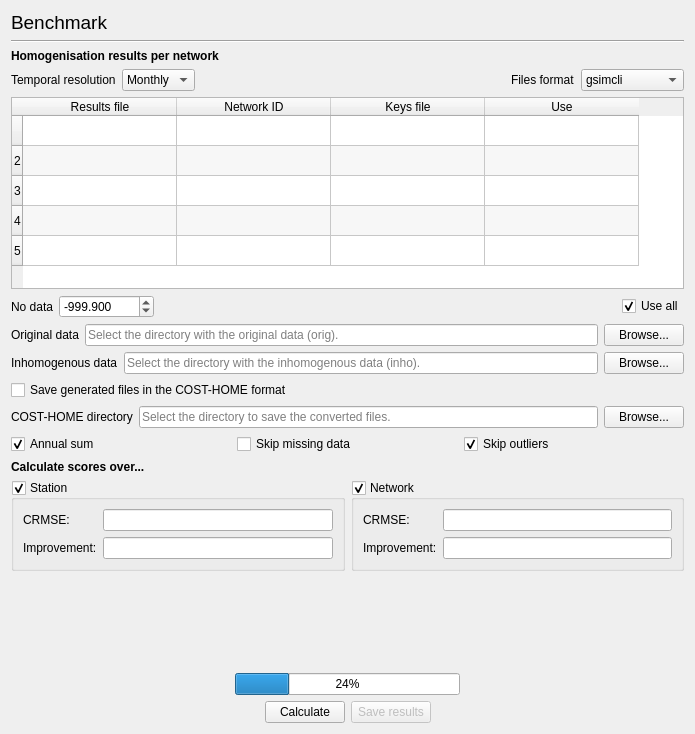
<?xml version="1.0" encoding="UTF-8"?>
<ui version="4.0">
 <author>Júlio Caineta</author>
 <class>ToolsBenchmark</class>
 <widget class="QWidget" name="ToolsBenchmark">
  <property name="geometry">
   <rect>
    <x>0</x>
    <y>0</y>
    <width>695</width>
    <height>734</height>
   </rect>
  </property>
  <property name="windowTitle">
   <string>Tools :: Benchmark</string>
  </property>
  <layout class="QVBoxLayout" name="verticalLayout">
   <item>
    <layout class="QVBoxLayout" name="verticalLayout_30">
     <item>
      <widget class="QLabel" name="label_64">
       <property name="font">
        <font>
         <pointsize>14</pointsize>
         <weight>50</weight>
         <bold>false</bold>
        </font>
       </property>
       <property name="text">
        <string>Benchmark</string>
       </property>
      </widget>
     </item>
     <item>
      <widget class="Line" name="line_11">
       <property name="orientation">
        <enum>Qt::Horizontal</enum>
       </property>
      </widget>
     </item>
    </layout>
   </item>
   <item>
    <widget class="QLabel" name="label_3">
     <property name="font">
      <font>
       <weight>75</weight>
       <bold>true</bold>
      </font>
     </property>
     <property name="text">
      <string>Homogenisation results per network</string>
     </property>
    </widget>
   </item>
   <item>
    <layout class="QHBoxLayout" name="horizontalLayout_2">
     <item>
      <widget class="QLabel" name="labelResolution">
       <property name="toolTip">
        <string>Select the temporal resolution in each file.</string>
       </property>
       <property name="text">
        <string>Temporal resolution</string>
       </property>
      </widget>
     </item>
     <item>
      <widget class="QComboBox" name="comboResolution">
       <property name="currentIndex">
        <number>0</number>
       </property>
       <item>
        <property name="text">
         <string>Monthly</string>
        </property>
       </item>
       <item>
        <property name="text">
         <string>Yearly</string>
        </property>
       </item>
      </widget>
     </item>
     <item>
      <spacer name="horizontalSpacer_3">
       <property name="orientation">
        <enum>Qt::Horizontal</enum>
       </property>
       <property name="sizeHint" stdset="0">
        <size>
         <width>40</width>
         <height>20</height>
        </size>
       </property>
      </spacer>
     </item>
     <item>
      <widget class="QLabel" name="labelFormat">
       <property name="text">
        <string>Files format</string>
       </property>
      </widget>
     </item>
     <item>
      <widget class="QComboBox" name="comboFormat">
       <property name="editable">
        <bool>false</bool>
       </property>
       <property name="currentIndex">
        <number>1</number>
       </property>
       <item>
        <property name="text">
         <string>COST-HOME</string>
        </property>
       </item>
       <item>
        <property name="text">
         <string>gsimcli</string>
        </property>
       </item>
      </widget>
     </item>
    </layout>
   </item>
   <item>
    <widget class="QTableWidget" name="tableResults">
     <property name="contextMenuPolicy">
      <enum>Qt::ActionsContextMenu</enum>
     </property>
     <property name="toolTip">
      <string>Double click a cell in the Results or Keys columns in order to browse a file or directory.</string>
     </property>
     <property name="editTriggers">
      <set>QAbstractItemView::AnyKeyPressed|QAbstractItemView::EditKeyPressed|QAbstractItemView::SelectedClicked</set>
     </property>
     <property name="alternatingRowColors">
      <bool>true</bool>
     </property>
     <property name="gridStyle">
      <enum>Qt::SolidLine</enum>
     </property>
     <property name="rowCount">
      <number>5</number>
     </property>
     <attribute name="horizontalHeaderVisible">
      <bool>true</bool>
     </attribute>
     <attribute name="horizontalHeaderCascadingSectionResizes">
      <bool>true</bool>
     </attribute>
     <attribute name="horizontalHeaderDefaultSectionSize">
      <number>154</number>
     </attribute>
     <attribute name="horizontalHeaderShowSortIndicator" stdset="0">
      <bool>true</bool>
     </attribute>
     <attribute name="horizontalHeaderStretchLastSection">
      <bool>false</bool>
     </attribute>
     <attribute name="verticalHeaderVisible">
      <bool>true</bool>
     </attribute>
     <row>
      <property name="text">
       <string/>
      </property>
     </row>
     <row/>
     <row/>
     <row/>
     <row/>
     <column>
      <property name="text">
       <string>Results file</string>
      </property>
     </column>
     <column>
      <property name="text">
       <string>Network ID</string>
      </property>
     </column>
     <column>
      <property name="text">
       <string>Keys file</string>
      </property>
     </column>
     <column>
      <property name="text">
       <string>Use</string>
      </property>
     </column>
    </widget>
   </item>
   <item>
    <layout class="QHBoxLayout" name="horizontalLayout_28">
     <item>
      <widget class="QLabel" name="labelNoData">
       <property name="text">
        <string>No data</string>
       </property>
      </widget>
     </item>
     <item>
      <widget class="QDoubleSpinBox" name="spinNoData">
       <property name="decimals">
        <number>3</number>
       </property>
       <property name="minimum">
        <double>-1000000000.000000000000000</double>
       </property>
       <property name="maximum">
        <double>1000000000.000000000000000</double>
       </property>
       <property name="value">
        <double>-999.899999999999977</double>
       </property>
      </widget>
     </item>
     <item>
      <spacer name="horizontalSpacer_18">
       <property name="orientation">
        <enum>Qt::Horizontal</enum>
       </property>
       <property name="sizeHint" stdset="0">
        <size>
         <width>228</width>
         <height>20</height>
        </size>
       </property>
      </spacer>
     </item>
     <item>
      <widget class="QCheckBox" name="checkUseAll">
       <property name="text">
        <string>Use all</string>
       </property>
       <property name="checked">
        <bool>true</bool>
       </property>
      </widget>
     </item>
    </layout>
   </item>
   <item>
    <layout class="QHBoxLayout" name="horizontalLayout_33">
     <item>
      <widget class="QLabel" name="labelOrig">
       <property name="text">
        <string>Original data</string>
       </property>
      </widget>
     </item>
     <item>
      <widget class="QLineEdit" name="lineOrig">
       <property name="placeholderText">
        <string>Select the directory with the original data (orig).</string>
       </property>
      </widget>
     </item>
     <item>
      <widget class="QPushButton" name="buttonOrig">
       <property name="text">
        <string>Browse...</string>
       </property>
      </widget>
     </item>
    </layout>
   </item>
   <item>
    <layout class="QHBoxLayout" name="horizontalLayout_34">
     <item>
      <widget class="QLabel" name="labelInho">
       <property name="text">
        <string>Inhomogenous data</string>
       </property>
      </widget>
     </item>
     <item>
      <widget class="QLineEdit" name="lineInho">
       <property name="placeholderText">
        <string>Select the directory with the inhomogenous data (inho).</string>
       </property>
      </widget>
     </item>
     <item>
      <widget class="QPushButton" name="buttonInho">
       <property name="text">
        <string>Browse...</string>
       </property>
      </widget>
     </item>
    </layout>
   </item>
   <item>
    <widget class="QCheckBox" name="checkSaveCost">
     <property name="text">
      <string>Save generated files in the COST-HOME format</string>
     </property>
    </widget>
   </item>
   <item>
    <layout class="QHBoxLayout" name="horizontalLayout_32">
     <item>
      <widget class="QLabel" name="labelSaveCost">
       <property name="enabled">
        <bool>true</bool>
       </property>
       <property name="text">
        <string>COST-HOME directory</string>
       </property>
      </widget>
     </item>
     <item>
      <widget class="QLineEdit" name="lineSaveCost">
       <property name="enabled">
        <bool>true</bool>
       </property>
       <property name="placeholderText">
        <string>Select the directory to save the converted files.</string>
       </property>
      </widget>
     </item>
     <item>
      <widget class="QPushButton" name="buttonSaveCost">
       <property name="enabled">
        <bool>true</bool>
       </property>
       <property name="text">
        <string>Browse...</string>
       </property>
      </widget>
     </item>
    </layout>
   </item>
   <item>
    <layout class="QHBoxLayout" name="horizontalLayout_31">
     <item>
      <widget class="QCheckBox" name="checkAverageYearly">
       <property name="toolTip">
        <string>&lt;html&gt;&lt;head/&gt;&lt;body&gt;&lt;p&gt;Convert summed monthly data into a monthly average.&lt;/p&gt;&lt;/body&gt;&lt;/html&gt;</string>
       </property>
       <property name="text">
        <string>Annual sum</string>
       </property>
       <property name="checked">
        <bool>true</bool>
       </property>
      </widget>
     </item>
     <item>
      <widget class="QCheckBox" name="checkSkipMissing">
       <property name="toolTip">
        <string>&lt;html&gt;&lt;head/&gt;&lt;body&gt;&lt;p&gt;Do not consider the years in which any station in a network has missing values. Only used if calculating scores over networks.&lt;/p&gt;&lt;/body&gt;&lt;/html&gt;</string>
       </property>
       <property name="text">
        <string>Skip missing data</string>
       </property>
      </widget>
     </item>
     <item>
      <widget class="QCheckBox" name="checkSkipOutlier">
       <property name="toolTip">
        <string>&lt;html&gt;&lt;head/&gt;&lt;body&gt;&lt;p&gt;Do not consider the years in which any station in a network has outlier values.&lt;/p&gt;&lt;/body&gt;&lt;/html&gt;</string>
       </property>
       <property name="text">
        <string>Skip outliers</string>
       </property>
       <property name="checked">
        <bool>true</bool>
       </property>
      </widget>
     </item>
    </layout>
   </item>
   <item>
    <widget class="QLabel" name="label_10">
     <property name="font">
      <font>
       <weight>75</weight>
       <bold>true</bold>
      </font>
     </property>
     <property name="text">
      <string>Calculate scores over...</string>
     </property>
    </widget>
   </item>
   <item>
    <layout class="QHBoxLayout" name="horizontalLayout_35" stretch="0,0">
     <property name="sizeConstraint">
      <enum>QLayout::SetDefaultConstraint</enum>
     </property>
     <item>
      <widget class="QGroupBox" name="groupStation">
       <property name="title">
        <string>Station</string>
       </property>
       <property name="flat">
        <bool>false</bool>
       </property>
       <property name="checkable">
        <bool>true</bool>
       </property>
       <layout class="QFormLayout" name="formLayout_8">
        <property name="fieldGrowthPolicy">
         <enum>QFormLayout::AllNonFixedFieldsGrow</enum>
        </property>
        <item row="0" column="0">
         <widget class="QLabel" name="labelStationCRMSE">
          <property name="text">
           <string>CRMSE:</string>
          </property>
         </widget>
        </item>
        <item row="0" column="1">
         <widget class="QLineEdit" name="lineStationCRMSE">
          <property name="readOnly">
           <bool>true</bool>
          </property>
         </widget>
        </item>
        <item row="1" column="0">
         <widget class="QLabel" name="labelStationImprov">
          <property name="text">
           <string>Improvement:</string>
          </property>
         </widget>
        </item>
        <item row="1" column="1">
         <widget class="QLineEdit" name="lineStationImprov">
          <property name="readOnly">
           <bool>true</bool>
          </property>
         </widget>
        </item>
       </layout>
      </widget>
     </item>
     <item>
      <widget class="QGroupBox" name="groupNetwork">
       <property name="title">
        <string>Network</string>
       </property>
       <property name="checkable">
        <bool>true</bool>
       </property>
       <layout class="QFormLayout" name="formLayout_9">
        <property name="fieldGrowthPolicy">
         <enum>QFormLayout::AllNonFixedFieldsGrow</enum>
        </property>
        <item row="0" column="0">
         <widget class="QLabel" name="labelNetworkCRMSE">
          <property name="text">
           <string>CRMSE:</string>
          </property>
         </widget>
        </item>
        <item row="0" column="1">
         <widget class="QLineEdit" name="lineNetworkCRMSE">
          <property name="frame">
           <bool>true</bool>
          </property>
          <property name="readOnly">
           <bool>true</bool>
          </property>
         </widget>
        </item>
        <item row="1" column="0">
         <widget class="QLabel" name="labelNetworkImprov">
          <property name="text">
           <string>Improvement:</string>
          </property>
         </widget>
        </item>
        <item row="1" column="1">
         <widget class="QLineEdit" name="lineNetworkImprov">
          <property name="readOnly">
           <bool>true</bool>
          </property>
         </widget>
        </item>
       </layout>
      </widget>
     </item>
    </layout>
   </item>
   <item>
    <spacer name="verticalSpacer_11">
     <property name="orientation">
      <enum>Qt::Vertical</enum>
     </property>
     <property name="sizeHint" stdset="0">
      <size>
       <width>20</width>
       <height>13</height>
      </size>
     </property>
    </spacer>
   </item>
   <item>
    <layout class="QHBoxLayout" name="horizontalLayout">
     <item>
      <spacer name="horizontalSpacer">
       <property name="orientation">
        <enum>Qt::Horizontal</enum>
       </property>
       <property name="sizeHint" stdset="0">
        <size>
         <width>40</width>
         <height>20</height>
        </size>
       </property>
      </spacer>
     </item>
     <item>
      <widget class="QProgressBar" name="progressBar">
       <property name="value">
        <number>24</number>
       </property>
      </widget>
     </item>
     <item>
      <spacer name="horizontalSpacer_2">
       <property name="orientation">
        <enum>Qt::Horizontal</enum>
       </property>
       <property name="sizeHint" stdset="0">
        <size>
         <width>40</width>
         <height>20</height>
        </size>
       </property>
      </spacer>
     </item>
    </layout>
   </item>
   <item>
    <layout class="QHBoxLayout" name="horizontalLayout_30">
     <item>
      <spacer name="horizontalSpacer_17">
       <property name="orientation">
        <enum>Qt::Horizontal</enum>
       </property>
       <property name="sizeHint" stdset="0">
        <size>
         <width>40</width>
         <height>20</height>
        </size>
       </property>
      </spacer>
     </item>
     <item>
      <widget class="QPushButton" name="buttonCalculate">
       <property name="text">
        <string>Calculate</string>
       </property>
       <property name="autoDefault">
        <bool>false</bool>
       </property>
      </widget>
     </item>
     <item>
      <widget class="QPushButton" name="buttonSaveResults">
       <property name="enabled">
        <bool>false</bool>
       </property>
       <property name="text">
        <string>Save results</string>
       </property>
      </widget>
     </item>
     <item>
      <spacer name="horizontalSpacer_19">
       <property name="orientation">
        <enum>Qt::Horizontal</enum>
       </property>
       <property name="sizeHint" stdset="0">
        <size>
         <width>40</width>
         <height>20</height>
        </size>
       </property>
      </spacer>
     </item>
    </layout>
   </item>
  </layout>
 </widget>
 <resources/>
 <connections/>
</ui>
